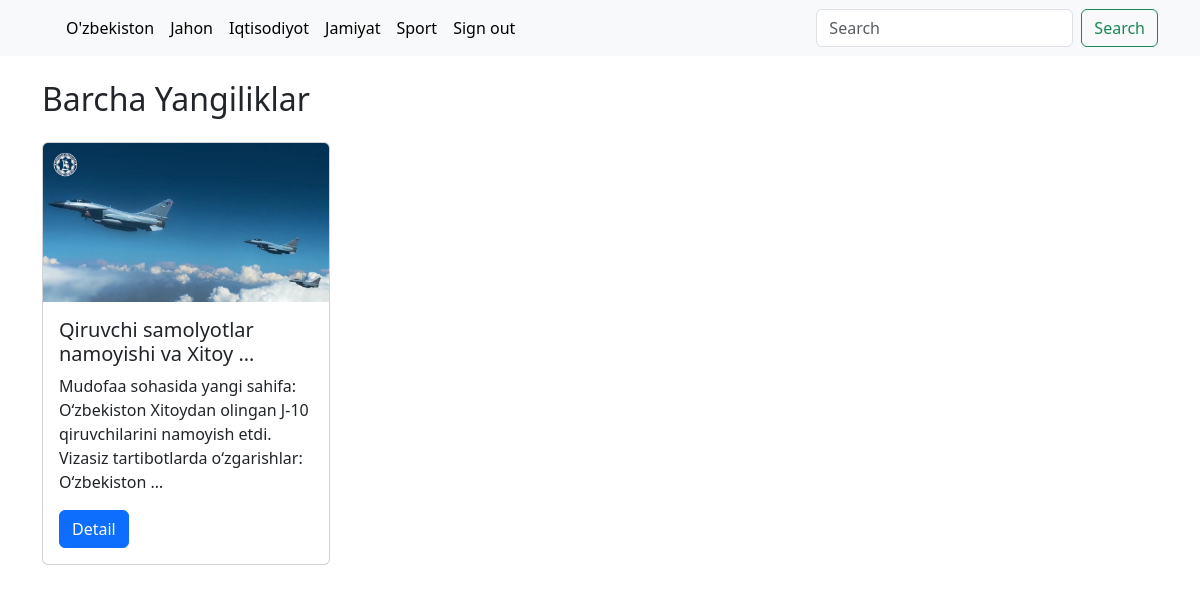
The page /categories/1/ (signed in) on the database its author committed.
### blog/models.py (models this page shows, shortened)
class Category(models.Model):
    title = models.CharField(max_length=30)
    class Meta:
        verbose_name = "Category"
        verbose_name_plural = "Categories"

class Article(models.Model):
    title = models.CharField(max_length=250)
    info = models.TextField()
    image = models.ImageField(upload_to="images/",blank=True,null=True)
    created_at = models.DateTimeField(auto_now_add=True)
    updated_at = models.DateTimeField(auto_now=True)
    category = models.ForeignKey(Category,on_delete=models.CASCADE)
    def get_image(self):
        try:
            return self.image.url
        except:
            return "https://png.pngtree.com/png-vector/20221125/ourlarge/pngtree-no-image-available-icon-flatvector-illustration-pic-design-profile-vector-png-image_40966566.jpg"

### blog/views.py (the view)
# urls.py: path('categories/<int:pk>/', Category.as_view(), name="category"),
class Category(Home):
    def get_queryset(self):
     return Article.objects.filter(category_id=self.kwargs['pk'])

### blog/templatetags/blog_tags.py (called while the page is built)
@register.simple_tag()
def get_categories():
    return Category.objects.all()

### blog/templates/blog/index.html
{% extends 'base.html' %}
{% block main %}
<div class="container">
    <h2 class="my-4">Barcha Yangiliklar</h2>
    <div class="d-flex flex-wrap gap-5">
        {% for article in articles %}
       <div class="card" style="width: 18rem;">
            <img src="{{article.get_image}}" class="card-img-top" alt="...">
            <div class="card-body">
                  <h5 class="card-title">{{article.title | truncatewords:5}}</h5>
                  <p class="card-text">{{article.info | truncatewords:15}}</p>
                  <a href="{% url 'detail' article.pk %}" class="btn btn-primary">Detail</a>
            </div>
       </div>
        {% endfor %}
    </div>
</div>
{% endblock main %}

### templates/base.html (shortened to what this page needs)
{% load blog_tags %}
{% get_categories as categories %}
<!doctype html>
<html lang="en">
  <head>
    <link href="https://cdn.jsdelivr.net/npm/bootstrap@5.3.8/dist/css/bootstrap.min.css" rel="stylesheet">
  </head>
  <body>
  <header>
    <nav class="navbar navbar-expand-lg bg-body-tertiary">
  <div class="container">
    <div class="collapse navbar-collapse" id="navbarSupportedContent">
      <ul class="navbar-nav me-auto mb-2 mb-lg-0">
        {% for category in categories %}
        <li class="nav-item">
          <a class="nav-link active" aria-current="page" href="{% url 'category' category.pk %}">{{category.title}}</a>
        </li>
        {% endfor %}
        {% if request.user.is_authenticated %}
        <li class="nav-item">
          <form action="{% url 'signout' %}" method="post">
            <button type="submit" class="nav-link active">Sign out</button>
          </form>
        </li>
        {% endif %}
      </ul>
      <form class="d-flex" role="search" action="{% url 'search' %}" method="get">
        <input class="form-control me-2" type="search" placeholder="Search" aria-label="Search" name="q"/>
        <button class="btn btn-outline-success" type="submit">Search</button>
      </form>
    </div>
  </div>
</nav>
  </header>
  <main>
    {% block main %}
    {% endblock main %}
  </main>
  </body>
</html>

### rows shown on the page
Category: title "O'zbekiston"
Category: title "Jahon"
Category: title "Iqtisodiyot"
Category: title "Jamiyat"
Category: title "Sport"
Article: get_image (picture), title "Qiruvchi samolyotlar namoyishi va Xitoy …", info "Mudofaa sohasida yangi sahifa: Oʻzbekiston Xitoydan olingan J-10 qiruvchilarini namoyish etdi. Vizasiz tartibotlarda oʻzgarishlar: Oʻzbekiston …"
